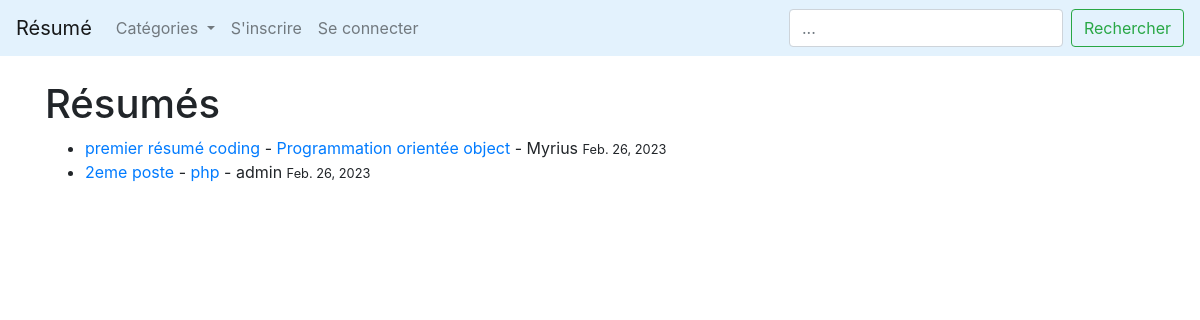
The app's page /, older data.
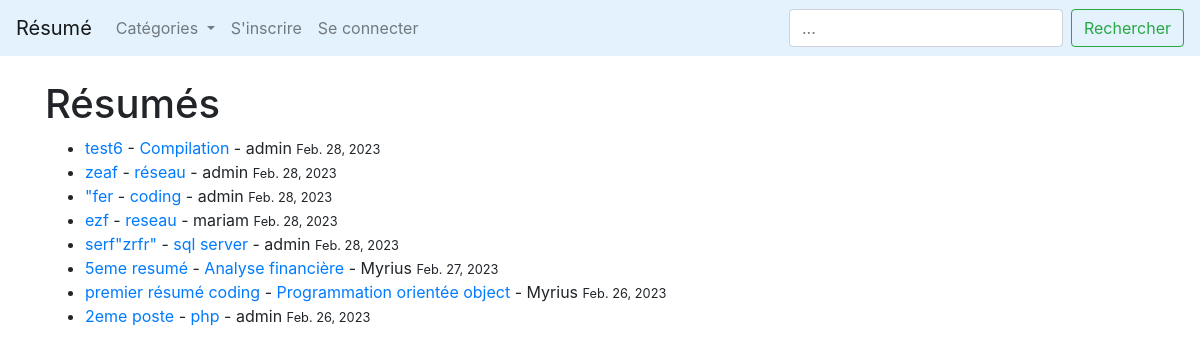
The same page, newer data.
### LeBlog/models.py (models this page shows, shortened)
class Post(models.Model):
        title = models.CharField(max_length=255)
        title_tag = models.CharField(max_length=255)
        author = models.ForeignKey(User, on_delete=models.CASCADE)
        body = models.TextField()
        post_date = models.DateField(auto_now_add=True)
        categorie = models.CharField(max_length=255)
        likes = models.ManyToManyField(User, related_name='resumee')

### LeBlog/views.py (the view)
# urls.py: path('', HomeView.as_view(), name="home"),
class HomeView(ListView):
    model = Post
    template_name = 'home.html'
    ordering = ['-post_date']
    def get_context_data(self, *args, **kwargs):
        cat_menu = Categorie.objects.all()
        context = super(HomeView, self).get_context_data(*args, **kwargs)
        context["cat_menu"] = cat_menu
        return context

### LeBlog/models.py (called while the page is built)
        def __str__(self):
            return self.name

### LeBlog/templates/home.html (shortened to what this page needs)
{% extends 'base.html' %}
{% block content %}
<h1>Résumés</h1>
<ul>
{%for post in object_list%}
    <li> <a href="{% url 'post-details' post.pk %}">{{post.title}}</a> -
        <a href="{% url 'categorie' post.categorie|slugify %}">{{post.categorie}}</a>
        - {{post.author}}
        <small>{{ post.post_date }}</small>
{%endfor%}
</ul>
{% endblock %}

### LeBlog/templates/base.html (shortened to what this page needs)
<!doctype html>
<html lang="en">
  <head>
    <link rel="stylesheet" href="https://cdn.jsdelivr.net/npm/bootstrap@4.4.1/dist/css/bootstrap.min.css">
  </head>
  <body>
  <nav class="navbar navbar-expand-lg navbar-light" style="background-color: #e3f2fd;">
  <a class="navbar-brand" href="{% url 'home' %}">Résumé</a>
  <div class="collapse navbar-collapse" id="navbarSupportedContent">
    <ul class="navbar-nav mr-auto">
      {%if cat_menu%}
      <li class="nav-item dropdown">
        <a class="nav-link dropdown-toggle" href="#" id="navbarDropdown" role="button" data-toggle="dropdown" aria-haspopup="true" aria-expanded="false">
          Catégories
        </a>
      </li>
      {%else%}
      <li class="nav-item">
          <a class="nav-link" href="{% url 'categories_list' %}">Catégories</a>
      </li>
      {%endif%}
      {% if user.is_authenticated %}
         <li class="nav-item">
          <a class="nav-link" href="{% url 'add_post' %}">Ajouter un résumé</a>
         </li>
        <li class="nav-item">
          <a class="nav-link" href="{% url 'add_cat' %}">Ajouter une categorie</a>
         </li>
        <li class="nav-item">
          <a class="nav-link" href="{% url 'logout' %}">Se déconnecter</a>
        </li>
      {% else %}
        <li class="nav-item">
          <a class="nav-link" href="{% url 'register' %}">S'inscrire</a>
        </li>
        <li class="nav-item">
          <a class="nav-link" href="{% url 'login' %}">Se connecter</a>
        </li>
      {% endif %}
    </ul>
    <form class="form-inline my-2 my-lg-0">
      <input class="form-control mr-sm-2" type="search" placeholder="..." aria-label="Search">
      <button class="btn btn-outline-success my-2 my-sm-0" type="submit">Rechercher</button>
    </form>
  </div>
</nav>
    <br/>
  <div class="container">
    {% block content %}
    {% endblock %}
  </div>
  </body>
</html>

Row changes from the older to the newer data that the page shows:
added Post: title "test6", categorie "Compilation", author "admin", post_date "Feb. 28, 2023"
added Post: title "zeaf", categorie "réseau", author "admin", post_date "Feb. 28, 2023"
added Post: title "\"fer", categorie "coding", author "admin", post_date "Feb. 28, 2023"
added Post: title "ezf", categorie "reseau", author "mariam", post_date "Feb. 28, 2023"
added Post: title "serf\"zrfr\"", categorie "sql server", author "admin", post_date "Feb. 28, 2023"
added Post: title "5eme resumé", categorie "Analyse financière", author "Myrius", post_date "Feb. 27, 2023"
